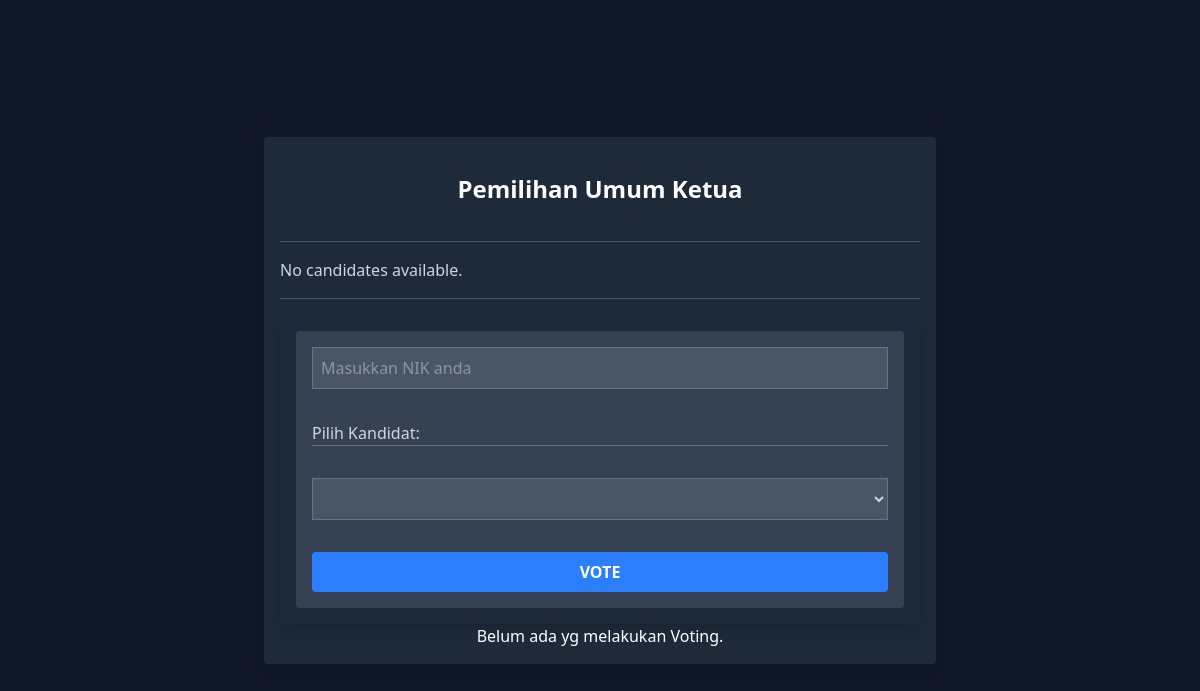
Before: / with the older database file.
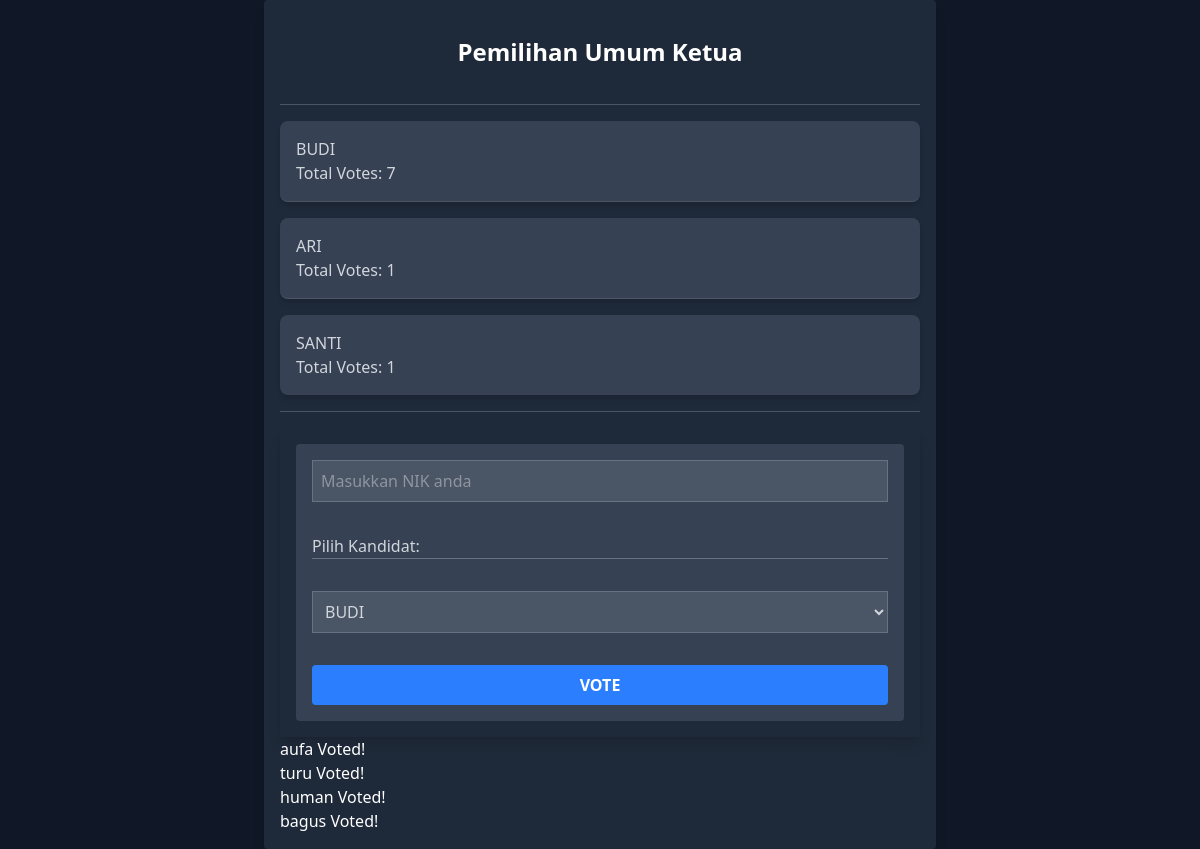
After: the same page with the newer database file.
### voting/models.py (models this page shows, shortened)
class Candidate(models.Model):
    name = models.CharField(max_length=100)
    total_point = models.IntegerField(default=0)

### users/models.py (models this page shows, shortened)
class Voter(models.Model):
    name= models.CharField(max_length=100, blank=True, null=True)
    NIK = models.CharField(max_length=20, unique=True)
    voted = models.BooleanField(default=False)

### users/views.py (the view, shortened to what this page needs)
# urls.py: path("", views.vote_request, name="vote"),
def vote_request(request):
    return render(request, "users/vote.html", {
        "candidates": Candidate.objects.all(),
        "voters": Voter.objects.filter(voted=True)
        })

### users/templates/users/vote.html (shortened to what this page needs)
{% extends 'users/layout.html' %} {%block body %}
<div
  class="container mx-auto p-4 bg-gray-800 shadow-lg text-white w-full max-w-2xl"
>
  <form
    action="{% url 'vote'%}"
    method="post"
    class="space-y-4 text-left text-gray-300 divide-y divide-gray-500
    p-4 rounded bg-gray-700 grid gird-cols-3 gap-4">
    <input
      type="text"
      name="NIK"
      placeholder="Masukkan NIK anda"
      class="border p-2 bg-gray-600"
    />
    <label for="candidate">Pilih Kandidat:</label>
    <select name="candidate" class="border p-2 bg-gray-600">
      {% for candidate in candidates %}
      <option value="{{ candidate.id }}">{{ candidate.name}}</option>
      {% empty %}
      <p>Tidak ada Kandidat</p>
      {% endfor %}
    </select>
    <button
      type="submit"
      class="rounded bg-blue-500 hover:bg-blue-600 text-white font-bold py-2 px-4"
    >VOTE
  </button>
  </form>
</div>
<ul>
  {% for voter in voters %}
  <li class="text-left">{{ voter.name }} Voted!</li>
  {% empty %}
  <li>Belum ada yg melakukan Voting.</li>
  {% endfor %}
</ul>
{% endblock%}

### users/templates/users/layout.html (shortened to what this page needs)
<!DOCTYPE html>
<html lang="en">
  <head>
    <script src="https://cdn.jsdelivr.net/npm/@tailwindcss/browser@4"></script>
  </head>
  <body class=" text-gray-100 text-center bg-gray-900 min-h-screen flex flex-col items-center justify-center">
    <div class="container rounded mx-auto p-4 bg-gray-800 shadow-lg text-white w-full max-w-2xl">
      <h1 class="text-2xl font-bold py-5">Pemilihan Umum Ketua</h1>
      <hr class="my-4 border-gray-600" />
        <ul class="list-none space-y-4 mb-4 text-left text-gray-300 divide-y divide-gray-600">
          {% for candidate in candidates %}
          <li class="bg-gray-700 p-4 rounded-lg shadow-md">
            <h2>{{ candidate.name }}</h2>
            <p>Total Votes: {{ candidate.total_point }}</p>
          </li>
          {% empty %}
          <li>No candidates available.</li>
          {% endfor %}
        </ul>
        <hr class="my-4 border-gray-600" />
        {%block body%} {% endblock %}
      </div>
  </body>
</html>

Changed rows visible on the page:
added Candidate: name "BUDI", total_point "7"
added Candidate: name "ARI", total_point "1"
added Candidate: name "SANTI", total_point "1"
added Voter: name "aufa"
added Voter: name "turu"
added Voter: name "human"
added Voter: name "bagus"
Other visible differences:
form field candidate: (not shown) → "BUDI"
text no longer shown: "No candidates available. Belum ada yg melakukan Voting."
